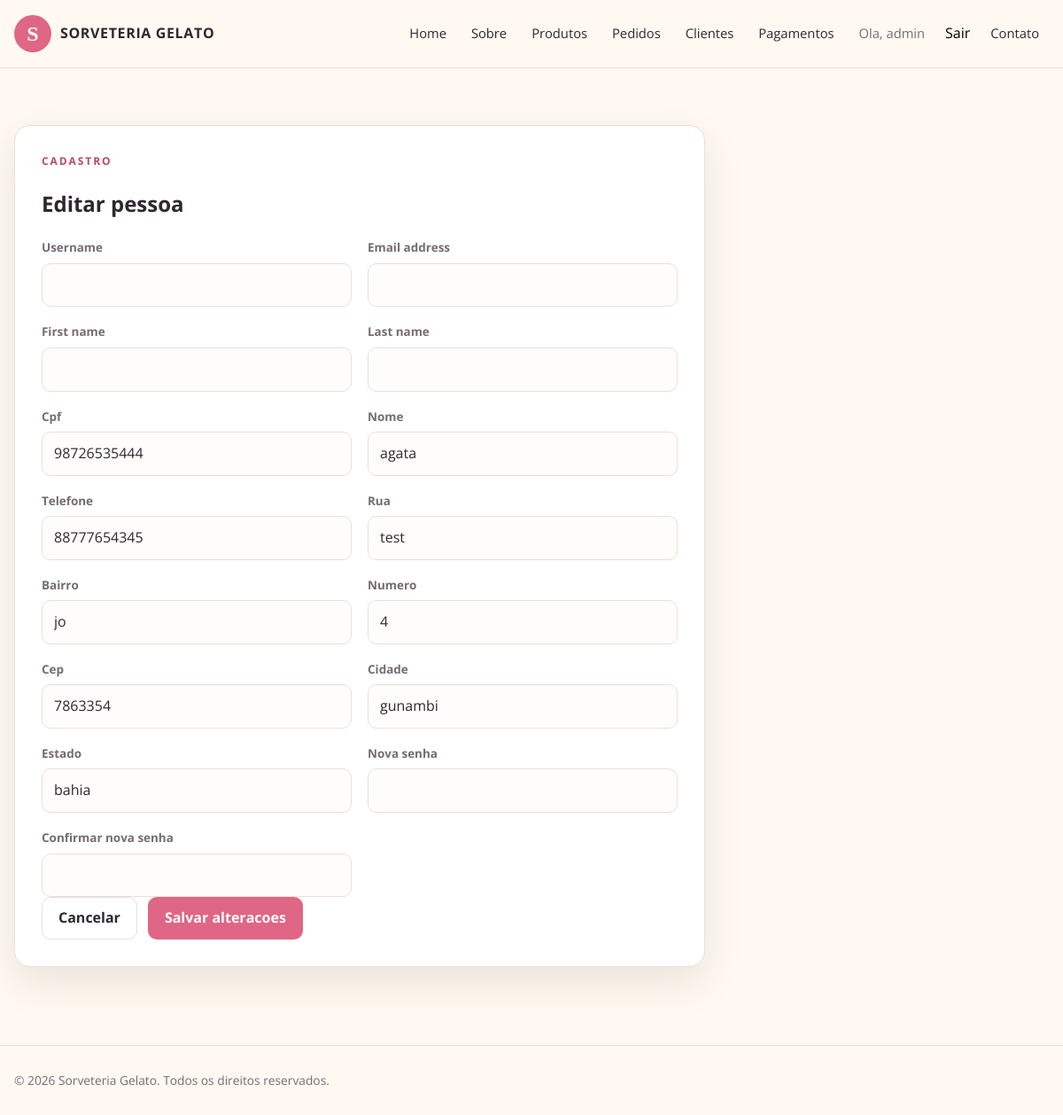
Page /pessoas/2/editar/ (signed in) on the committed database.
### pessoa/models.py (models this page shows, shortened)
class Pessoa(User):
    cpf = models.CharField(max_length=14, unique=True)
    nome = models.CharField(max_length=150)
    telefone = models.CharField(max_length=20)
    rua = models.CharField(max_length=150)
    bairro = models.CharField(max_length=100)
    numero = models.IntegerField()
    cep = models.CharField(max_length=10)
    estado = models.CharField(max_length=50)
    cidade = models.CharField(max_length=100)

### pessoa/views.py (the view)
@login_required
@permission_required('pessoa.change_pessoa', raise_exception=True)
def editar_pessoa(request, pk):
    pessoa = get_object_or_404(Pessoa, pk=pk)
    if request.method == 'POST':
        form = PessoaEditForm(request.POST, instance=pessoa)
        if form.is_valid():
            form.save()
            return redirect('detalhe_pessoa', pk=pessoa.pk)
    else:
        form = PessoaEditForm(instance=pessoa)
    return render(request, 'pessoa/editar_pessoa.html', {
        'form': form,
        'pessoa': pessoa
    })

### pessoa/forms.py (shortened to what this page needs)
class PessoaEditForm(forms.ModelForm):
    password = forms.CharField(
        required=False,
        label="Nova senha",
        widget=forms.PasswordInput
    )
    password_confirm = forms.CharField(
        required=False,
        label="Confirmar nova senha",
        widget=forms.PasswordInput
    )
    class Meta:
        model = Pessoa
        fields = [
            'username',
            'email',
            'first_name',
            'last_name',
            'cpf',
            'nome',
            'telefone',
            'rua',
            'bairro',
            'numero',
            'cep',
            'cidade',
            'estado'
        ]

### templates/pessoa/editar_pessoa.html (shortened to what this page needs)
{% extends 'base.html' %}
{% block content %}<main class="page-shell"><div class="container"><section class="form-card"><span class="section-kicker">Cadastro</span><h1>Editar pessoa</h1><form method="post"><div class="form-grid">{% csrf_token %}{% for field in form %}<div class="form-field"><label for="{{ field.id_for_label }}">{{ field.label }}</label>{{ field }}{{ field.errors }}</div>{% endfor %}</div><div class="form-actions"><a href="{% url 'detalhe_pessoa' pessoa.pk %}" class="btn-app-secondary">Cancelar</a><button type="submit" class="btn-app">Salvar alteracoes</button></div></form></section></div></main>{% endblock %}

### templates/base.html (shortened to what this page needs)
{% load static %}
<!DOCTYPE html>
<html lang="pt-br">
<head>
    <link rel="stylesheet" href="{% static 'css/app.css' %}">
</head>
<body class="site-body">
    <header class="site-header">
        <div class="container site-nav">
            <a class="brand" href="{% url 'home' %}">
                <span class="brand-mark">S</span>
                <span class="brand-name">SORVETERIA GELATO</span>
            </a>
            <nav id="site-navigation" class="nav-links" aria-label="Navegacao principal">
                <a href="{% url 'home' %}">Home</a>
                <a href="{% url 'about' %}">Sobre</a>
                <a href="{% url 'lista_produtos' %}">Produtos</a>
                {% if user.is_authenticated %}
                    {% if perms.pedidos.change_pedidos %}
                        <a href="{% url 'lista_pedidos' %}">Pedidos</a>
                    {% else %}
                        <a href="{% url 'criar_pedido' %}">Pedidos</a>
                    {% endif %}
                    {% if perms.pessoa.view_pessoa %}<a href="{% url 'lista_pessoas' %}">Clientes</a>{% endif %}
                    {% if perms.pagamentos.view_pagamento %}<a href="{% url 'lista_pagamentos' %}">Pagamentos</a>{% endif %}
                    <span class="nav-user">Ola, {{ user.username }}</span>
                    <form method="post" action="{% url 'logout' %}">
                        <button type="submit" class="nav-logout">Sair</button>
                    </form>
                {% else %}
                    <a href="{% url 'login' %}">Entrar</a>
                {% endif %}
                <a href="{% url 'contact' %}">Contato</a>
            </nav>
        </div>
    </header>
    {% block content %}
    {% endblock %}
    <footer class="site-footer">
        <div class="container">
            <p>© {% now "Y" %} Sorveteria Gelato. Todos os direitos reservados.</p>
        </div>
    </footer>
</body>
</html>

### static/css/app.css (style rules this page uses)
:root { --ink: #2f2730; --muted: #756b73; --cream: #fff9f1; --paper: #ffffff; --rose: #df6684; --rose-dark: #b94967; --peach: #f7c6a4; --mint: #d9efe5; --line: #eadfd8; --shadow: 0 18px 45px rgba(77, 45, 39, 0.1); --radius: 18px; --max-width: 1180px; }
*, *::before, *::after { box-sizing: border-box; }
html { min-width: 320px; scroll-behavior: smooth; }
body.site-body { margin: 0; color: var(--ink); background: var(--cream); font-family: "Open Sans", "Segoe UI", sans-serif; line-height: 1.6; }
a { color: var(--rose-dark); text-decoration: none; }
button, input, textarea, select { font: inherit; }
.container { width: min(100% - 32px, var(--max-width)); margin-inline: auto; }
.site-header { position: sticky; top: 0; z-index: 20; background: rgba(255, 249, 241, 0.94); border-bottom: 1px solid rgba(234, 223, 216, 0.9); backdrop-filter: blur(14px); }
.site-nav { min-height: 76px; display: flex; align-items: center; justify-content: space-between; gap: 24px; }
.brand { display: inline-flex; align-items: center; gap: 10px; color: var(--ink); font-weight: 700; }
.brand-mark { display: grid; place-items: center; width: 42px; height: 42px; border-radius: 50%; background: var(--rose); color: #fff; font-family: Georgia, serif; font-size: 24px; }
.brand-name { letter-spacing: .04em; }
.nav-links { display: flex; align-items: center; justify-content: flex-end; gap: 6px; list-style: none; margin: 0; padding: 0; }
.nav-links a, .nav-links .nav-user { display: inline-flex; align-items: center; min-height: 40px; padding: 7px 11px; border-radius: 9px; color: var(--ink); font-size: .92rem; }
.nav-links .nav-user { color: var(--muted); }
.nav-links form { margin: 0; }
.nav-links .nav-logout { border: 0; background: transparent; cursor: pointer; }
.page-shell { padding: 64px 0 88px; }
.eyebrow, .section-kicker { display: block; margin: 0 0 12px; color: var(--rose-dark); font-size: .75rem; font-weight: 700; letter-spacing: .16em; text-transform: uppercase; }
.hero-actions, .toolbar, .form-actions { display: flex; flex-wrap: wrap; align-items: center; gap: 12px; }
.btn-app, .btn-app-secondary { display: inline-flex; align-items: center; justify-content: center; min-height: 44px; padding: 10px 18px; border: 1px solid transparent; border-radius: 10px; font-weight: 700; cursor: pointer; }
.btn-app { background: var(--rose); color: #fff; }
.btn-app-secondary { background: #fff; border-color: var(--line); color: var(--ink); }
.feature-card, .service-card, .content-card, .table-card, .form-card, .detail-card { background: var(--paper); border: 1px solid var(--line); border-radius: var(--radius); box-shadow: var(--shadow); }
.form-card { max-width: 780px; padding: 30px; }
.form-grid { display: grid; grid-template-columns: repeat(2, minmax(0, 1fr)); gap: 18px; }
.form-field { min-width: 0; }
.form-field label { display: block; margin-bottom: 6px; color: var(--muted); font-size: .84rem; font-weight: 700; }
.form-field input, .form-field select, .form-field textarea, .contact-form input, .contact-form textarea { width: 100%; padding: 11px 13px; border: 1px solid var(--line); border-radius: 10px; background: #fffdfb; color: var(--ink); }
.site-footer { padding: 28px 0; border-top: 1px solid var(--line); color: var(--muted); font-size: .86rem; }
.site-footer p { margin: 0; }

### rows in the picture
Pessoa: form "98726535444" "agata" "88777654345" "test" "jo" "4" "7863354" "gunambi" "bahia"

### other values in the picture
{{ user.username }} "admin"
{{ field.label }} "Username" "Email address" "First name" "Last name" "Cpf" "Nome" "Telefone" "Rua" "Bairro" "Numero" "Cep" "Cidade" "Estado" "Nova senha" "Confirmar nova senha"
